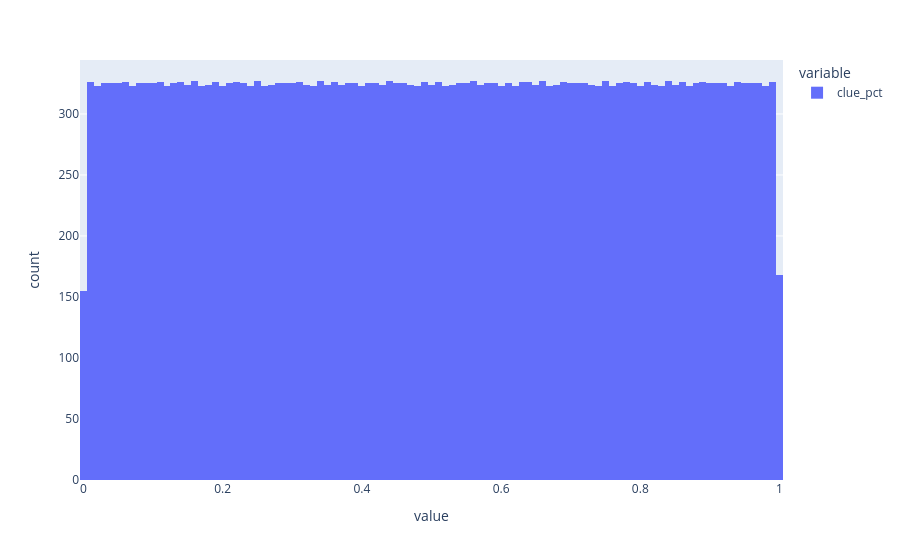

Source (notebook cell):
### Code cell
px.histogram(clues_ranks.clue_pct)

### Figure 1 — Plotly figure (JSON) as saved in the notebook; plotly's stock layout.template omitted (floating-point values rounded to 4 significant figures; data arrays with more than 128 entries replaced by an {"elided": "..."} marker saying what was removed)
{"data": [{"bingroup": "x", "hovertemplate": "variable=clue_pct<br>value=%{x}<br>count=%{y}<extra></extra>", "legendgroup": "clue_pct", "marker": {"color": "#636efa", "pattern": {"shape": ""}}, "name": "clue_pct", "orientation": "v", "showlegend": true, "type": "histogram", "x": {"elided": "32475 float values"}, "xaxis": "x", "yaxis": "y"}], "layout": {"barmode": "relative", "legend": {"title": {"text": "variable"}, "tracegroupgap": 0}, "margin": {"t": 60}, "xaxis": {"anchor": "y", "domain": [0, 1], "title": {"text": "value"}}, "yaxis": {"anchor": "x", "domain": [0, 1], "title": {"text": "count"}}}}
